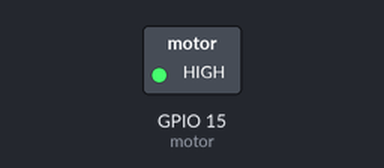
Bench run of a program on a simulated ESP32 board running MicroPython. Shown: switched loads named in the program (green lamp = pin HIGH).

Above: at 0.05 s.
At 1.2 s:
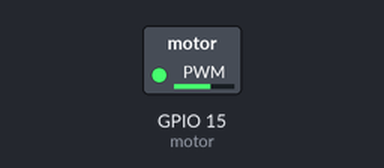
At 2.4 s:
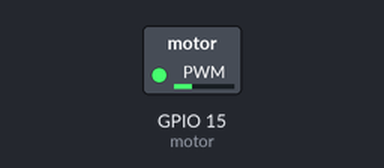
At 4.7 s:
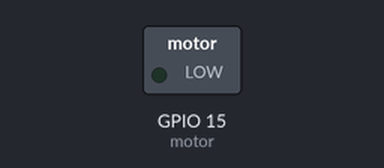
Timing chart, 0 to 6.1 s (numbered marks = the images above):
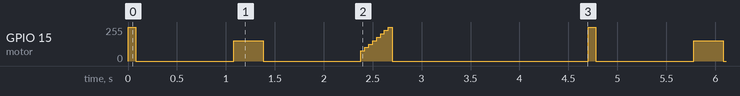

The program:

example.py
```python
# Use MicroPython PWM on GP15 to control the coin motor's duty cycle for taps, sustained buzzes, and a rising-alert ramp on 3.3V-powered hardware.
#
# Buy this module: https://shillehtek.com/products/coin-vibration-motor-1027-arduino-esp32
# Full manual: https://shillehtek.com/blogs/shillehtek-product-manuals/coin-vibration-motor-1027-arduino-esp32-manual
# More examples: https://github.com/shillehbean/shillehtek-examples
#

# Coin motor via transistor on GP15, motor powered from 3V3.

from machine import Pin, PWM
import time

motor = PWM(Pin(15))
motor.freq(1000)

def vibe(percent, ms):
    motor.duty_u16(int(65535 * percent / 100))
    time.sleep_ms(ms)
    motor.duty_u16(0)

while True:
    vibe(100, 80)          # tap
    time.sleep(1)
    vibe(60, 300)          # soft buzz
    time.sleep(1)
    for p in range(30, 101, 10):   # rising alert
        motor.duty_u16(int(65535 * p / 100))
        time.sleep_ms(40)
    motor.duty_u16(0)
    time.sleep(2)
```

Measured:
- by itself, GPIO 15 (motor): repeats every 4.7 s: 0/255 1.0 s, 153/255 0.30 s, 0/255 1.0 s, 76/255 0.04 s, 102/255 0.04 s, 127/255 0.04 s, 153/255 0.04 s, 178/255 0.04 s, 204/255 0.04 s, 229/255 0.04 s, 255/255 0.04 s, 0/255 2.0 s, 255/255 0.08 s
